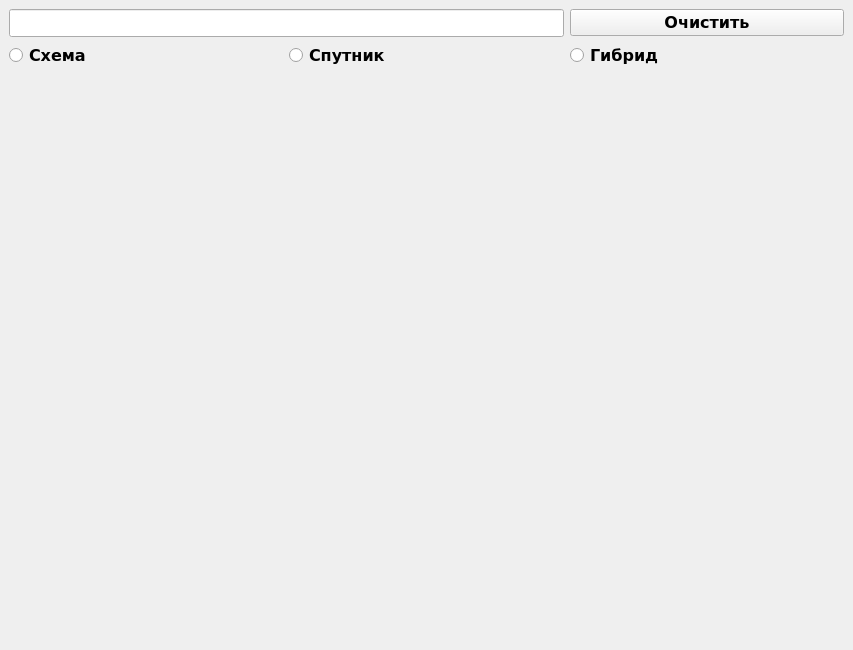
<?xml version="1.0" encoding="UTF-8"?>
<ui version="4.0">
 <class>MainWindow</class>
 <widget class="QMainWindow" name="MainWindow">
  <property name="geometry">
   <rect>
    <x>0</x>
    <y>0</y>
    <width>853</width>
    <height>650</height>
   </rect>
  </property>
  <property name="windowTitle">
   <string>Yandex Maps</string>
  </property>
  <widget class="QWidget" name="centralwidget">
   <layout class="QGridLayout" name="gridLayout_2">
    <item row="0" column="0">
     <layout class="QGridLayout" name="gridLayout">
      <item row="2" column="0" colspan="3">
       <widget class="QLabel" name="map">
        <property name="sizePolicy">
         <sizepolicy hsizetype="Preferred" vsizetype="Preferred">
          <horstretch>0</horstretch>
          <verstretch>0</verstretch>
         </sizepolicy>
        </property>
        <property name="minimumSize">
         <size>
          <width>0</width>
          <height>0</height>
         </size>
        </property>
        <property name="text">
         <string/>
        </property>
       </widget>
      </item>
      <item row="0" column="0" colspan="2">
       <widget class="QLineEdit" name="search_line">
        <property name="sizePolicy">
         <sizepolicy hsizetype="Expanding" vsizetype="Minimum">
          <horstretch>0</horstretch>
          <verstretch>0</verstretch>
         </sizepolicy>
        </property>
        <property name="minimumSize">
         <size>
          <width>0</width>
          <height>28</height>
         </size>
        </property>
       </widget>
      </item>
      <item row="0" column="2">
       <widget class="QPushButton" name="clear_search">
        <property name="font">
         <font>
          <family>DejaVu Sans</family>
          <pointsize>12</pointsize>
          <weight>75</weight>
          <bold>true</bold>
         </font>
        </property>
        <property name="text">
         <string>Очистить</string>
        </property>
        <property name="icon">
         <iconset>
          <normaloff>data/icons/trash.png</normaloff>data/icons/trash.png</iconset>
        </property>
       </widget>
      </item>
      <item row="1" column="0">
       <widget class="QRadioButton" name="schematic">
        <property name="font">
         <font>
          <family>DejaVu Sans</family>
          <pointsize>12</pointsize>
          <weight>75</weight>
          <bold>true</bold>
         </font>
        </property>
        <property name="text">
         <string>Схема</string>
        </property>
        <property name="icon">
         <iconset>
          <normaloff>data/icons/schematic.png</normaloff>data/icons/schematic.png</iconset>
        </property>
       </widget>
      </item>
      <item row="1" column="1">
       <widget class="QRadioButton" name="satellite">
        <property name="font">
         <font>
          <family>DejaVu Sans</family>
          <pointsize>12</pointsize>
          <weight>75</weight>
          <bold>true</bold>
         </font>
        </property>
        <property name="text">
         <string>Спутник</string>
        </property>
        <property name="icon">
         <iconset>
          <normaloff>data/icons/satellite.png</normaloff>data/icons/satellite.png</iconset>
        </property>
       </widget>
      </item>
      <item row="1" column="2">
       <widget class="QRadioButton" name="hybrid">
        <property name="font">
         <font>
          <family>DejaVu Sans</family>
          <pointsize>12</pointsize>
          <weight>75</weight>
          <bold>true</bold>
         </font>
        </property>
        <property name="text">
         <string>Гибрид</string>
        </property>
        <property name="icon">
         <iconset>
          <normaloff>data/icons/cube.png</normaloff>data/icons/cube.png</iconset>
        </property>
       </widget>
      </item>
     </layout>
    </item>
   </layout>
  </widget>
 </widget>
 <resources/>
 <connections/>
</ui>
